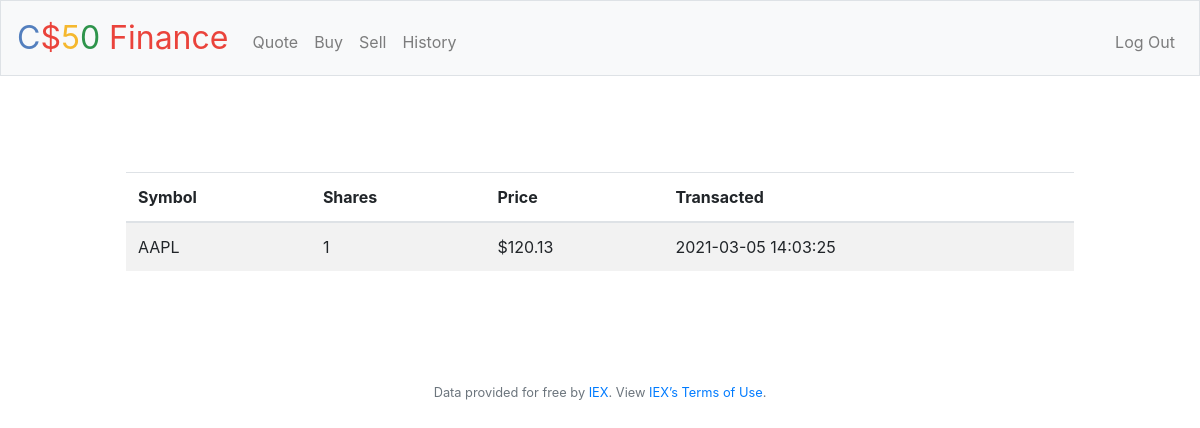
Screenshot of /history (signed in) with the database file from the repository.
### tables this page shows
CREATE TABLE 'history' ('id' integer PRIMARY KEY AUTOINCREMENT NOT NULL, 'user_id' integer, 'symbol' char(4), 'shares' integer NOT NULL, 'price' double precision,'dtype' char(4) NOT NULL DEFAULT 'BUY', 'total_amount' double precision, 'transacted'  datetime DEFAULT CURRENT_TIMESTAMP  );

### application.py (the view)
@app.route("/history")
@login_required
def history():
    transactions = db.execute(
        "SELECT symbol, shares, price, dtype, transacted FROM history WHERE user_id=:uid", uid=session["user_id"])
    return render_template("history.html", transactions=transactions)

### application.py (called while the page is built)
@app.after_request
def after_request(response):
    response.headers["Cache-Control"] = "no-cache, no-store, must-revalidate"
    response.headers["Expires"] = 0
    response.headers["Pragma"] = "no-cache"
    return response

### helpers.py (called while the page is built)
def login_required(f):
    @wraps(f)
    def decorated_function(*args, **kwargs):
        if session.get("user_id") is None:
            return redirect("/login")
        return f(*args, **kwargs)
    return decorated_function

def usd(value):
    return f"${value:,.2f}"

### templates/history.html (shortened to what this page needs)
{% extends "layout.html" %}
{% block main %}
    <main class="container p-5">
        {% if transactions %}
        <table class="table table-striped">
        <thead>
            <tr>
                <th>Symbol</th>
                <th>Shares</th>
                <th>Price</th>
                <th>Transacted</th>
            </tr>
        </thead>
        <tbody>
            {% for row in transactions %}
                <tr>
                    <td>{{ row['symbol'] }}</td>
                    <td>
                        {{ row['shares'] }}
                    </td>
                    <td>{{ row['price'] | usd }}</td>
                    <td>{{ row['transacted'] }}</td>
                </tr>
            {% endfor %}
        </tbody>
    </table>
    {% endif %}
    </main>
{% endblock %}

### static/styles.css (style rules this page uses)
main { overflow-x: auto; text-align: center; }
td, th { text-align: left; }

### rows the page displays
history: symbol "AAPL", shares "1", price "$120.13", transacted "2021-03-05 14:03:25"
